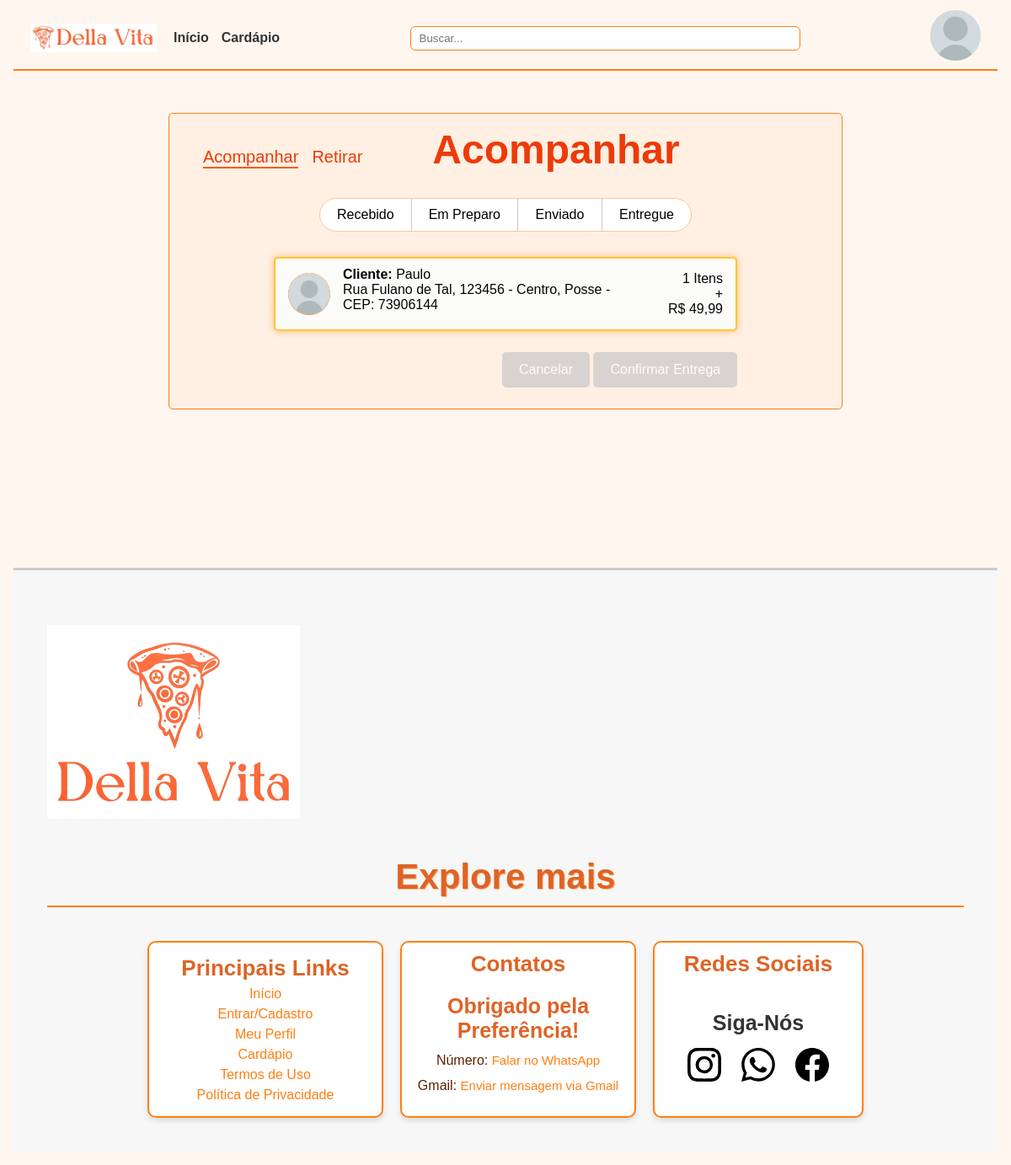
The app's page /Pages/acompanharPedido.php (signed in) with its own data.
### tables this page shows
CREATE TABLE `pedidos` (
  `id_pedido` int(11) NOT NULL AUTO_INCREMENT,
  `nome_cliente` varchar(100) NOT NULL,
  `tipo_pedido` varchar(100) NOT NULL,
  `status_pedido` varchar(100) NOT NULL,
  `data_pedido` datetime NOT NULL,
  `valor_total` double NOT NULL,
  `id_cliente` int(11) DEFAULT NULL,
  `nota` int(11) DEFAULT NULL,
  `comentario` text DEFAULT NULL,
  PRIMARY KEY (`id_pedido`),
  KEY `id_cliente` (`id_cliente`),
  CONSTRAINT `pedidos_ibfk_1` FOREIGN KEY (`id_cliente`) REFERENCES `clientes` (`id_cliente`)
);

CREATE TABLE `enderecos` (
  `id_endereco` int(11) NOT NULL AUTO_INCREMENT,
  `rua` varbinary(150) NOT NULL,
  `numero` varbinary(10) DEFAULT NULL,
  `setor` varbinary(100) DEFAULT NULL,
  `cep` varbinary(10) NOT NULL,
  `complemento` varbinary(250) DEFAULT NULL,
  `id_pedido` int(11) DEFAULT NULL,
  `cidade` varbinary(100) NOT NULL,
  PRIMARY KEY (`id_endereco`),
  KEY `id_pedido` (`id_pedido`),
  CONSTRAINT `enderecos_ibfk_1` FOREIGN KEY (`id_pedido`) REFERENCES `pedidos` (`id_pedido`)
);

### Pages/acompanharPedido.php (the view, shortened to what this page needs)
<?php
require_once '../System/db.php';
$id_cliente = $_SESSION['id_cliente'];
$stmt = $pdo->prepare("SELECT * FROM pedidos WHERE id_cliente = :id_cliente AND tipo_pedido = 'casa' AND status_pedido != 'archive' ORDER BY data_pedido DESC");
$stmt->execute(['id_cliente' => $id_cliente]);
$pedidos = $stmt->fetchAll();
$current_page = basename($_SERVER['PHP_SELF']);
?>
<!DOCTYPE html>
<html lang="pt-br">
<head>
  <link rel="stylesheet" href="../CSS/nav.css" />
  <link rel="stylesheet" href="../CSS/acompanhar.css" />
  <link rel="stylesheet" href="/CSS/font.css" />
  <link rel="stylesheet" href="/CSS/footer.css" />
</head>
<body>
  <nav>
    <img src="../IMG/Logo2.jpg" alt="Logo" class="logo" onclick="window.location.href='index.php'" />
    <div class="nav-links">
      <a href="index.php" class="<?= $current_page === 'index.php' ? 'active' : '' ?>">Início</a>
      <a href="Cardapio.php" class="<?= $current_page === 'Cardapio.php' ? 'active' : '' ?>">Cardápio</a>
    </div>
    <div class="nav-search">
      <input type="text" id="search-bar" placeholder="Buscar..." autocomplete="off">
    </div>
    <?php if (isset($_SESSION['id_cliente'])): ?>
      <div class="user-profile" onclick="toggleMenu(event)">
        <img src="<?= htmlspecialchars($_SESSION['avatar']) ?>" alt="Foto de Perfil" />
      </div>
    <?php else: ?>
      <button class="login-btn" onclick="window.location.href='Login-Cadastro.php?redirect=' + encodeURIComponent(window.location.pathname + window.location.search)">Entrar</button>
    <?php endif; ?>
  </nav>
  <main>
    <div class="conteiner">
      <div class="escolha">
        <a class="ativo" href="acompanharPedido.php">Acompanhar</a>
        <a href="retirarPedido.php" id="btnRetirar">Retirar</a>
      </div>
      <h1 class="titulo">Acompanhar</h1>
      <div class="status">
        <div class="etapas">
          <div class="etapa ativo">Recebido</div>
          <div class="etapa">Em Preparo</div>
          <div class="etapa">Enviado</div>
          <div class="etapa">Entregue</div>
        </div>
      </div>
      <?php foreach ($pedidos as $pedido): ?>
        <?php
        $stmt = $pdo->prepare("SELECT COUNT(*) as total_itens FROM itens_pedido WHERE id_pedido = :id_pedido");
        $stmt->execute(['id_pedido' => $pedido['id_pedido']]);
        $total_itens = $stmt->fetchColumn();
        $stmt = $pdo->prepare("SELECT * FROM enderecos WHERE id_pedido = :id_pedido");
        $stmt->execute(['id_pedido' => $pedido['id_pedido']]);
        $endereco = $stmt->fetch();
        $endereco_formatado = $endereco
            ? $endereco['rua'] . ', ' . $endereco['numero'] . ' - ' . $endereco['setor'] . ', ' . $endereco['cidade'] . ' - CEP: ' . $endereco['cep']
            : 'Retirada no local';
        ?>
        <div class="pedido" data-id-pedido="<?= $pedido['id_pedido'] ?>">
          <img class="avatar" src="<?= htmlspecialchars($_SESSION['avatar']) ?>" alt="Foto de Perfil" />
          <div class="info">
            <p><strong>Cliente:</strong> <?= htmlspecialchars($_SESSION['nome']) ?></p>
            <p><?= $endereco_formatado ?></p>
          </div>
          <div class="resumo">
            <p><?= $total_itens ?> Itens<br>+<br>R$ <?= number_format($pedido['valor_total'], 2, ',', '.') ?></p>
          </div>
        </div>
      <?php endforeach; ?>
      <div class="acoes">
        <button class="cancelar" disabled>Cancelar</button>
        <button class="confirmar" disabled>Confirmar Entrega</button>
      </div>
    </div>
  </main>
  <footer>
    <div class="footer-container">
      <div class="footer-logo">
        <img src="../IMG/Logo1.jpg" alt="Logo Della Vita" />
      </div>
      <div class="footer-conteudo">
        <div class="footer-topo"><h1>Explore mais</h1></div>
        <div class="footer-boxes">
          <div class="links">
            <h2>Principais Links</h2>
            <p onclick="window.location.href='index.php'">Início</p>
            <p onclick="window.location.href='Login-Cadastro.php'">Entrar/Cadastro</p>
            <p onclick="window.location.href='Perfil.php'">Meu Perfil</p>
            <p onclick="window.location.href='Cardapio.php'">Cardápio</p>
            <p><a href="Termo.php">Termos de Uso</a></p>
            <p><a href="politica.php">Política de Privacidade</a></p>
          </div>
          <div class="contato">
            <h2>Contatos</h2>
            <h3>Obrigado pela Preferência!</h3>
            <label for="t">Número:</label>
            <p id="t"><a href="https://wa.me/5562999772544" target="_blank">Falar no WhatsApp</a></p>
            <br />
            <label for="e">Gmail:</label>
            <p><a href="mailto:dellavitaenterprise@gmail.com">Enviar mensagem via Gmail</a></p>
          </div>
          <div class="social">
            <h2>Redes Sociais</h2>
            <h3>Siga-Nós</h3>
            <a href="https://www.instagram.com/della.vita.enterprise/" target="_blank"><img src="../IMG/Icons/instagram.svg" alt="Instagram" /></a>
            <a href="https://wa.me/5562999772544" target="_blank"><img src="../IMG/Icons/whatsapp.svg" alt="Whatsapp" /></a>
            <a href="https://www.facebook.com/share/1APRM1n7BA/" target="_blank"><img src="../IMG/Icons/facebook.svg" alt="Facebook" /></a>
          </div>
        </div>
      </div>
    </div>
  </footer>
</body>
</html>

### CSS/nav.css (style rules this page uses)
nav { display: flex; flex-wrap: wrap; justify-content: space-between; align-items: center; padding: 2px 20px 10px 20px; border-bottom: 2px solid #FF7F11; position: relative; }
.logo { width: 150px; height: auto; display: block; cursor: pointer; }
.nav-links { display: flex; gap: 15px; margin-left: 20px; flex-wrap: wrap; }
.nav-links a { text-decoration: none; color: #333; font-weight: bold; transition: color 0.3s ease, border-bottom 0.3s ease; }
.nav-search { flex-grow: 1; display: flex; justify-content: center; align-items: center; }
.nav-search > input[type="text"] { width: 60%; padding: 6px 10px; border: 1px solid #FF7F11; border-radius: 6px; outline-color: #FF1B1B; }
.user-profile { display: flex; align-items: center; justify-content: center; width: 60px; height: 60px; border-radius: 50%; overflow: hidden; background-color: #FFE5D0; padding: 0; object-fit: cover; cursor: pointer; margin-top: -6px; }

### CSS/acompanhar.css (style rules this page uses)
* { margin: 0; padding: 0; box-sizing: border-box; }
body { margin: 8px; font-family: Arial, sans-serif; background-color: #fff6f0; color: #040404; }
main { max-width: 1200px; min-height: 500px; margin: 25px auto; }
div.conteiner { background-color: #ffe4c752; border-radius: 5px; max-width: 800px; min-height: 340px; margin: 50px auto; border: 1px solid #ff7f11 ; }
div.escolha { font-size: 20px; display: flex; gap: 16px; margin: 40px 0 0 40px; flex-wrap: wrap; }
div.escolha a { text-decoration: none; color: #ed3a08; }
div.escolha .ativo { border-bottom: 2px solid #f65d0b; }
h1.titulo { font-size: 48px; width: 100%; height: 55px; text-align: center; margin: -50px 0 0 60px; color: #ed3a08; }
.status { margin: 30px 0; display: flex; justify-content: center; }
.etapas { display: flex; background-color: #fff; border-radius: 30px; overflow: hidden; border: 1px solid #fac698; flex-wrap: wrap; }
.etapa { padding: 10px 20px; border-right: 1px solid #d3c6c3; display: flex; align-items: center; justify-content: center; min-width: 100px; color: #000; }
.etapa:last-child { border-right: none; }
.pedido { display: flex; align-items: center; justify-content: space-between; border: 1px solid #d4a373; border-radius: 5px; padding: 10px 15px; background-color: #fff; max-width: 550px; max-height: 110px; margin: 25px auto; cursor: pointer; transition: background-color 0.3s, border 0.3s; }
.avatar { width: 50px; height: 50px; background-color: #ff7f11; border-radius: 50%; margin-right: 15px; }
.info { flex-grow: 1; margin-bottom: 10px; }
.resumo { text-align: right; min-width: 100px; }
.acoes { display: flex; justify-content: flex-end; gap: 15px; padding: 0 25px 25px 395px; width: 100%; box-sizing: border-box; flex-wrap: wrap; }
.cancelar, .confirmar { background-color: #f9953e; color: white; border: none; padding: 12px 20px; font-size: 16px; border-radius: 5px; cursor: pointer; }
.pedido-selecionado { border: 2px solid #ffc531; background-color: rgb(251, 251, 250); box-shadow: 0 0 8px rgba(255, 141, 26, 0.56); }
.acoes button:disabled { background-color: #ccc; color: #fff; cursor: not-allowed; border: none; opacity: 0.8; }

### records on screen
pedidos: enderecos.rua+numero+setor "Rua Fulano de Tal, 123456 - Centro, Posse - CEP: 73906144", total_itens "1", valor_total "49,99"
